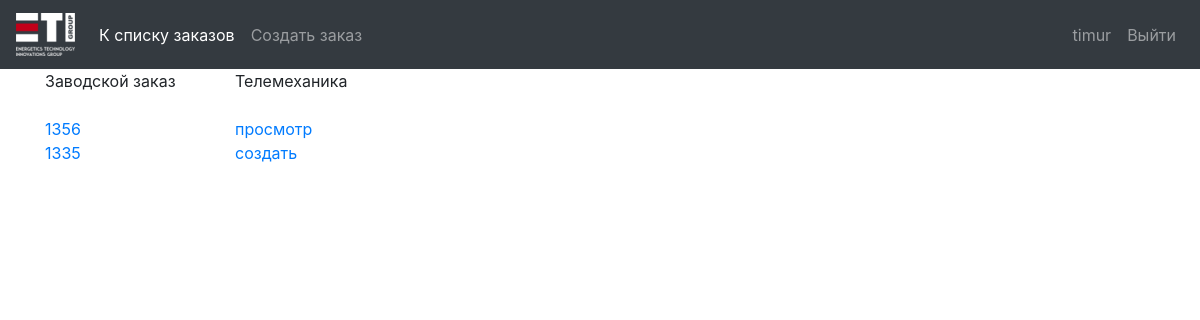
The app's page / (signed in) with its own data.
### otk/models/order.py (models this page shows, shortened)
class OTKOrder(models.Model):
    man_number = models.IntegerField(unique=True)
    tm_checklist = models.OneToOneField(TMCheckList,
                                        on_delete=models.SET_NULL,
                                        unique=True,
                                        blank = True,
                                        null = True,
                                        default = None)
    substation_type = models.CharField(max_length=15,
                                        choices = SUBSTATION_TYPE_CHOICES,
                                        default = 'БКТП',
                                        blank = False,
                                        null = False,
                                        verbose_name = 'Тип подстанции')
    rm_number = models.IntegerField(unique=False, default=4)
    ybp_number = models.IntegerField(unique=False, default=2)
    su_number = models.IntegerField(unique=False, default=2)
    def __str__(self):
        return str(self.man_number)

### otk/views/views.py (the view)
# urls.py: path('', CheckListListView.as_view(), name='checklist_list'),
class CheckListListView(UserAccessMixin, ListView):
    permission_required = 'otk.view_order'
    redirect_without_permission = 'login'
    model = OTKOrder
    template_name = 'checklist_list.html'

### otk/views/mixins/user_access_mixin.py (called while the page is built)
    def dispatch(self, request, *args, **kwargs):
        if(not self.request.user.is_authenticated):
            return redirect_to_login(self.request.get_full_path(),
                                     self.get_login_url(), self.get_redirect_field_name())
        if(not self.has_permission()):
            if(self.view_name is None):
                return redirect(self.redirect_without_permission)
            else:
                return redirect(self.view_name, pk = kwargs['pk'])
        return super(UserAccessMixin, self).dispatch(request, *args, **kwargs)

### otk/templates/checklist_list.html
{% extends 'base.html' %}
{% block content %}
    <div class="container">
        <div class="row">
            <div class="col-2">
                Заводской заказ
            </div>
            <div class="col-sm">
                Телемеханика
            </div>
        </div>
        <br/>
        {% for otkorder in object_list %}
            <div class="row">
                <div class="col-2">
                    <a href="{% url 'order_detail' otkorder.pk %}"> {{ otkorder }} </a>
                </div>
                <div class="col-sm">
                    {% if  otkorder.tm_checklist  %}
                        <a href="{% url 'tm_checklist_detail' otkorder.tm_checklist.id %}">просмотр </a>
                    {% else %}
                        <a href="{% url 'tm_checklist_create' otkorder.pk %}">создать </a>
                    {% endif %}
                </div>
            </div>
        {% endfor %}
{% endblock content %}

### otk/templates/base.html (shortened to what this page needs)
{% load static %}
<html>
    <head>
        <link rel="stylesheet" href="https://stackpath.bootstrapcdn.com/bootstrap/4.1.3/css/bootstrap.min.css">
        <link href="{% static 'css/tm_chl_detail.css' %}" rel="stylesheet">
    </head>
    <body>
        <nav class="navbar navbar-expand-lg navbar-dark bg-dark">
        <a class="navbar-brand" href="#"><img src="{% static 'img/logo.png'%}"/></a>
        <div class="collapse navbar-collapse" id="navbarNav">
            <ul class="navbar-nav mr-auto">
                <li class="nav-item active">
                    <a class="nav-link" href="{% url 'checklist_list' %}">К списку заказов <span class="sr-only">(current)</span></a>
                </li>
                <li class="nav-item">
                    <a class="nav-link" href="{% url 'order_create' %}">Создать заказ</a>
                </li>
            </ul>
            <ul class="navbar-nav">
                {% if  user.is_authenticated %}
                    <li class="nav-item">
                        <a class="nav-link" href="">{{ user.username }}</a>
                    </li>
                    <li class="nav-item">
                        <a class="nav-link" href="{% url 'logout' %}">Выйти</a>
                    </li>
                {% endif %}
            </ul>
        </div>
        </nav>
        {% block content %}
        {% endblock content %}
    </body>
</html>

### records on screen
OTKOrder: man_number "1356", shows "просмотр"
OTKOrder: man_number "1335", shows "создать"

### other values on screen
{{ user.username }} "timur"
